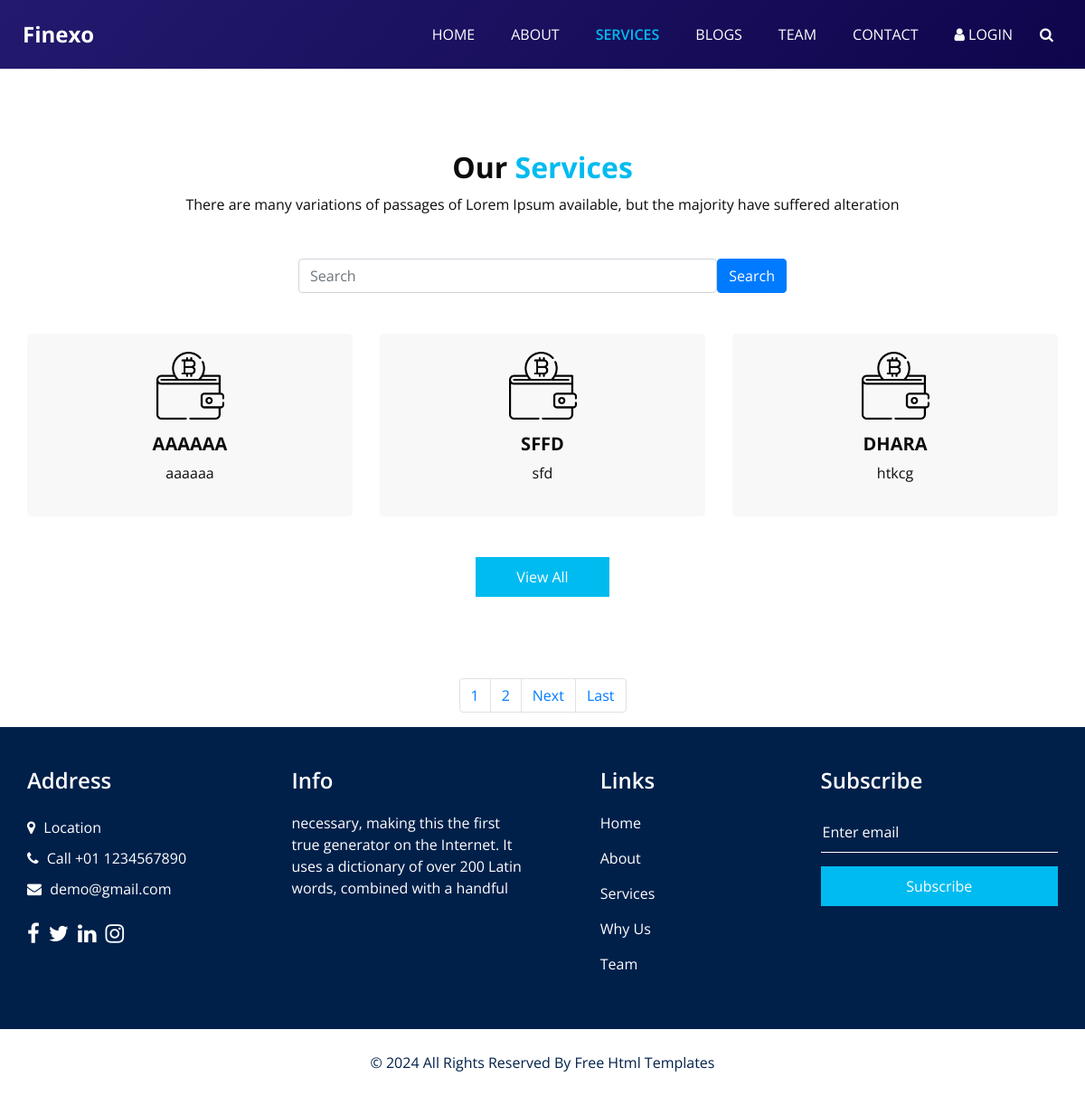
Page /service1/ on the earlier database version.
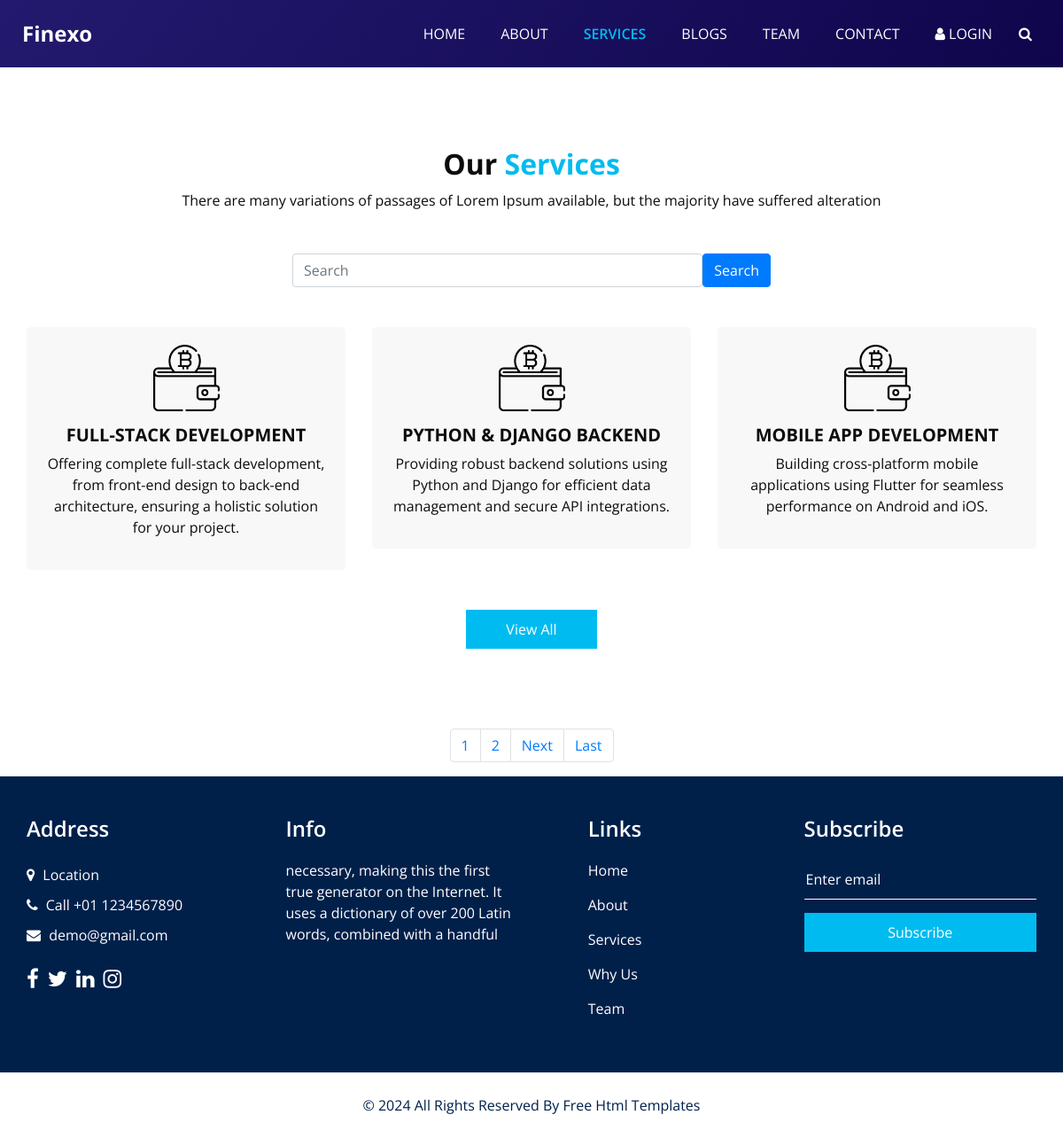
Same page on the later database version.
### newservice/models.py (models this page shows)
class newserviceclass(models.Model):
    service_icon = models.CharField(max_length=50)
    service_title = models.CharField(max_length=50)
    service_desc = models.TextField()

### prj1/views.py (the view)
# urls.py: path('service1/', views.service1, name='service1'),
def service1(request):
    newservicedata = newserviceclass.objects.all().order_by('-id')
    paginator=Paginator(newservicedata,3)
    page_number=request.GET.get('page')
    servicedatafinal=paginator.get_page(page_number)
    totalpage=servicedatafinal.paginator.num_pages;
    st = request.GET.get('servicename')
    if st:
        newservicedata = newserviceclass.objects.filter(service_title__icontains=st).order_by('-id')
    data = {
        'servicesdata': servicedatafinal,
        'lastpage':totalpage,
        'totalpagelist':[n+1 for n in range(totalpage)]
    }
    return render(request, "service.html", data)

### templates/service.html (shortened to what this page needs)
<!DOCTYPE html>
<html>
<head>
  <link rel="stylesheet" type="text/css" href="/static/css/bootstrap.css" />
  <link rel="stylesheet" type="text/css" href="https://cdnjs.cloudflare.com/ajax/libs/OwlCarousel2/2.3.4/assets/owl.carousel.min.css" />
  <link href="/static/css/font-awesome.min.css" rel="stylesheet" />
  <link href="/static/css/style.css" rel="stylesheet" />
  <link href="/static/css/responsive.css" rel="stylesheet" />
</head>
<body class="sub_page">
  <div class="hero_area">
<header class="header_section">
  <div class="container-fluid">
    <nav class="navbar navbar-expand-lg custom_nav-container">
      <a class="navbar-brand" href="{% url 'home' %}">
        <span>
          Finexo
        </span>
      </a>
      <div class="collapse navbar-collapse" id="navbarSupportedContent">
        <ul class="navbar-nav">
          <li class="nav-item ">
            <a class="nav-link" href="{% url 'home' %}">Home <span class="sr-only">(current)</span></a>
          </li>
          <li class="nav-item">
            <a class="nav-link" href="{% url 'about1' %}">About</a>
          </li>
          <li class="nav-item  active">
            <a class="nav-link" href="{% url 'service1' %}">Services</a>
          </li>
          <li class="nav-item">
            <a class="nav-link" href="{% url 'blog1' %}">Blogs</a>
          </li>
          <li class="nav-item">
            <a class="nav-link" href="{% url 'team1' %}">Team</a>
          </li>
          <li class="nav-item">
            <a class="nav-link" href="{% url 'contact1' %}">Contact</a>
          </li>
          <li class="nav-item">
            <a class="nav-link" href="#"> <i class="fa fa-user" aria-hidden="true"></i> Login</a>
          </li>
          <form class="form-inline">
            <button class="btn my-2 my-sm-0 nav_search-btn" type="submit">
              <i class="fa fa-search" aria-hidden="true"></i>
            </button>
          </form>
        </ul>
      </div>
    </nav>
  </div>
</header>
  </div>
  <section class="service_section layout_padding">
    <div class="service_container">
      <div class="container ">
        <div class="heading_container heading_center">
          <h2>
            Our <span>Services</span>
          </h2>
          <p>
            There are many variations of passages of Lorem Ipsum available, but the majority have suffered alteration
          </p>
        </div>
<div class="container mt-5">
  <div class="row justify-content-center">
      <div class="col-md-6">
          <form class="d-flex" method="GET">
              <input class="form-control me-2" name="servicename" type="search" placeholder="Search" aria-label="Search">
              <button class="btn btn-primary" type="submit">Search</button>
          </form>
      </div>
  </div>
</div>
        <div class="row">
          {% for n in servicesdata %}
          <div class="col-md-4 ">
            <div class="box ">
              <div class="img-box">
                <img src="/static/images/s1.png" alt="">
              </div>
              <div class="detail-box">
                <h5>
                  {{n.service_title}}
                </h5>
                <p>
                  {{n.service_desc | safe }}
                </p>
              </div>
            </div>
          </div>
          {% endfor %}
        </div>
        <div class="btn-box">
          <a href="{% url 'service1' %}">View All</a>
        </div>
      </div>
    </div>
  </section>
   <div class="d-flex justify-content-center align-items-center">
  <nav aria-label="Page navigation example">
    <ul class="pagination">
      {% for n in totalpagelist %}
      <li class="page-item"><a class="page-link" href="/service1/?page={{n}}">{{n}}</a></li>
      {% endfor %}
      {% if servicesdata.has_next %}
      <li class="page-item"><a class="page-link" href="/service1/?page={{servicesdata.next_page_number}}">Next</a></li>
      <li class="page-item"><a class="page-link" href="/service1/?page={{lastpage}}"">Last</a></li>
      {% endif %}
    </ul>
  </nav>
</div>
  <section class="info_section layout_padding2">
    <div class="container">
      <div class="row">
        <div class="col-md-6 col-lg-3 info_col">
          <div class="info_contact">
            <h4>
              Address
            </h4>
            <div class="contact_link_box">
              <a href="">
                <i class="fa fa-map-marker" aria-hidden="true"></i>
                <span>
                  Location
                </span>
              </a>
              <a href="">
                <i class="fa fa-phone" aria-hidden="true"></i>
                <span>
                  Call +01 1234567890
                </span>
              </a>
              <a href="">
                <i class="fa fa-envelope" aria-hidden="true"></i>
                <span>
                  demo@gmail.com
                </span>
              </a>
            </div>
          </div>
          <div class="info_social">
            <a href="">
              <i class="fa fa-facebook" aria-hidden="true"></i>
            </a>
            <a href="">
              <i class="fa fa-twitter" aria-hidden="true"></i>
            </a>
            <a href="">
              <i class="fa fa-linkedin" aria-hidden="true"></i>
            </a>
            <a href="">
              <i class="fa fa-instagram" aria-hidden="true"></i>
            </a>
          </div>
        </div>
        <div class="col-md-6 col-lg-3 info_col">
          <div class="info_detail">
            <h4>
              Info
            </h4>
            <p>
              necessary, making this the first true generator on the Internet. It uses a dictionary of over 200 Latin words, combined with a handful
            </p>
          </div>
        </div>
        <div class="col-md-6 col-lg-2 mx-auto info_col">
          <div class="info_link_box">
            <h4>
              Links
            </h4>
            <div class="info_links">
              <a class="active" href="index.html">
                Home
              </a>
              <a class="" href="about.html">
                About
              </a>
              <a class="" href="service.html">
                Services
              </a>
              <a class="" href="why.html">
                Why Us
              </a>
              <a class="" href="team.html">
                Team
              </a>
            </div>
          </div>
        </div>
        <div class="col-md-6 col-lg-3 info_col ">
          <h4>
            Subscribe
          </h4>
          <form action="#">
            <input type="text" placeholder="Enter email" />
            <button type="submit">
              Subscribe
            </button>
          </form>
        </div>
      </div>
    </div>
  </section>
  {% include "footer.html" %}

### templates/footer.html (shortened to what this page needs)
<section class="footer_section">
    <div class="container">
      <p>
        &copy; <span id="displayYear"></span> All Rights Reserved By
        <a href="https://html.design/">Free Html Templates</a>
      </p>
    </div>
  </section>
</body>
</html>

### static/css/responsive.css (style rules this page uses)
@media (min-width: 1200px) { .container { max-width: 1170px; } }

Differences in the rows shown:
removed newserviceclass: service_title "AAAAAA", service_desc "aaaaaa"
removed newserviceclass: service_title "SFFD", service_desc "sfd"
removed newserviceclass: service_title "DHARA", service_desc "htkcg"
added newserviceclass: service_title "FULL-STACK DEVELOPMENT", service_desc "Offering complete full-stack development, from front-end design to back-end architecture, ensuring a holistic solution for your project."
added newserviceclass: service_title "PYTHON & DJANGO BACKEND", service_desc "Providing robust backend solutions using Python and Django for efficient data management and secure API integrations."
added newserviceclass: service_title "MOBILE APP DEVELOPMENT", service_desc "Building cross-platform mobile applications using Flutter for seamless performance on Android and iOS."
